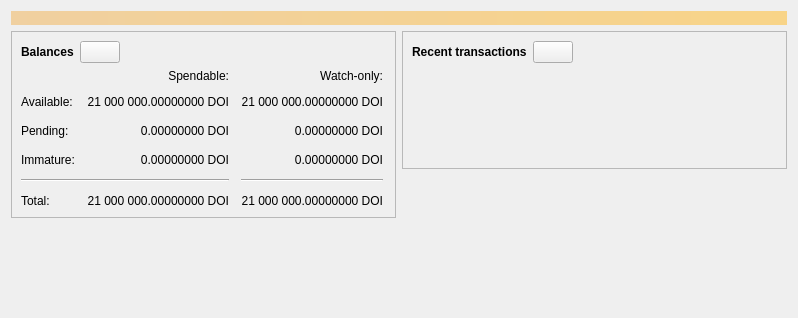
<?xml version="1.0" encoding="UTF-8"?>
<ui version="4.0">
 <class>OverviewPage</class>
 <widget class="QWidget" name="OverviewPage">
  <property name="geometry">
   <rect>
    <x>0</x>
    <y>0</y>
    <width>798</width>
    <height>318</height>
   </rect>
  </property>
  <property name="windowTitle">
   <string>Form</string>
  </property>
  <layout class="QVBoxLayout" name="topLayout">
   <item>
    <widget class="QLabel" name="labelAlerts">
     <property name="visible">
      <bool>false</bool>
     </property>
     <property name="styleSheet">
      <string notr="true">QLabel { background-color: qlineargradient(x1: 0, y1: 0, x2: 1, y2: 0, stop:0 #F0D0A0, stop:1 #F8D488); color:#000000; }</string>
     </property>
     <property name="wordWrap">
      <bool>true</bool>
     </property>
     <property name="margin">
      <number>3</number>
     </property>
     <property name="textInteractionFlags">
      <set>Qt::TextSelectableByMouse</set>
     </property>
    </widget>
   </item>
   <item>
    <layout class="QHBoxLayout" name="horizontalLayout" stretch="1,1">
     <item>
      <layout class="QVBoxLayout" name="verticalLayout_2">
       <item>
        <widget class="QFrame" name="frame">
         <property name="frameShape">
          <enum>QFrame::StyledPanel</enum>
         </property>
         <property name="frameShadow">
          <enum>QFrame::Raised</enum>
         </property>
         <layout class="QVBoxLayout" name="verticalLayout_4">
          <item>
           <layout class="QHBoxLayout" name="horizontalLayout_4">
            <item>
             <widget class="QLabel" name="label_5">
              <property name="font">
               <font>
                <weight>75</weight>
                <bold>true</bold>
               </font>
              </property>
              <property name="text">
               <string>Balances</string>
              </property>
             </widget>
            </item>
            <item>
             <widget class="QPushButton" name="labelWalletStatus">
              <property name="enabled">
               <bool>true</bool>
              </property>
              <property name="maximumSize">
               <size>
                <width>45</width>
                <height>16777215</height>
               </size>
              </property>
              <property name="toolTip">
               <string>The displayed information may be out of date. Your wallet automatically synchronizes with the Namecoin network after a connection is established, but this process has not completed yet.</string>
              </property>
              <property name="text">
               <string/>
              </property>
              <property name="icon">
               <iconset resource="../bitcoin.qrc">
                <normaloff>:/icons/warning</normaloff>
                <disabledoff>:/icons/warning</disabledoff>:/icons/warning</iconset>
              </property>
              <property name="iconSize">
               <size>
                <width>24</width>
                <height>24</height>
               </size>
              </property>
             </widget>
            </item>
            <item>
             <spacer name="horizontalSpacer_3">
              <property name="orientation">
               <enum>Qt::Horizontal</enum>
              </property>
              <property name="sizeHint" stdset="0">
               <size>
                <width>40</width>
                <height>20</height>
               </size>
              </property>
             </spacer>
            </item>
           </layout>
          </item>
          <item>
           <layout class="QGridLayout" name="gridLayout">
            <property name="spacing">
             <number>12</number>
            </property>
            <item row="2" column="2">
             <widget class="QLabel" name="labelWatchPending">
              <property name="cursor">
               <cursorShape>IBeamCursor</cursorShape>
              </property>
              <property name="toolTip">
               <string>Unconfirmed transactions to watch-only addresses</string>
              </property>
              <property name="text">
               <string notr="true">0.00000000 DOI</string>
              </property>
              <property name="alignment">
               <set>Qt::AlignRight|Qt::AlignTrailing|Qt::AlignVCenter</set>
              </property>
              <property name="textInteractionFlags">
               <set>Qt::LinksAccessibleByMouse|Qt::TextSelectableByKeyboard|Qt::TextSelectableByMouse</set>
              </property>
             </widget>
            </item>
            <item row="2" column="1">
             <widget class="QLabel" name="labelUnconfirmed">
              <property name="cursor">
               <cursorShape>IBeamCursor</cursorShape>
              </property>
              <property name="toolTip">
               <string>Total of transactions that have yet to be confirmed, and do not yet count toward the spendable balance</string>
              </property>
              <property name="text">
               <string notr="true">0.00000000 DOI</string>
              </property>
              <property name="alignment">
               <set>Qt::AlignRight|Qt::AlignTrailing|Qt::AlignVCenter</set>
              </property>
              <property name="textInteractionFlags">
               <set>Qt::LinksAccessibleByMouse|Qt::TextSelectableByKeyboard|Qt::TextSelectableByMouse</set>
              </property>
             </widget>
            </item>
            <item row="3" column="2">
             <widget class="QLabel" name="labelWatchImmature">
              <property name="cursor">
               <cursorShape>IBeamCursor</cursorShape>
              </property>
              <property name="toolTip">
               <string>Mined balance in watch-only addresses that has not yet matured</string>
              </property>
              <property name="text">
               <string notr="true">0.00000000 DOI</string>
              </property>
              <property name="alignment">
               <set>Qt::AlignRight|Qt::AlignTrailing|Qt::AlignVCenter</set>
              </property>
              <property name="textInteractionFlags">
               <set>Qt::LinksAccessibleByMouse|Qt::TextSelectableByKeyboard|Qt::TextSelectableByMouse</set>
              </property>
             </widget>
            </item>
            <item row="4" column="0" colspan="2">
             <widget class="Line" name="line">
              <property name="orientation">
               <enum>Qt::Horizontal</enum>
              </property>
             </widget>
            </item>
            <item row="4" column="2">
             <widget class="Line" name="lineWatchBalance">
              <property name="sizePolicy">
               <sizepolicy hsizetype="Preferred" vsizetype="Fixed">
                <horstretch>0</horstretch>
                <verstretch>0</verstretch>
               </sizepolicy>
              </property>
              <property name="minimumSize">
               <size>
                <width>140</width>
                <height>0</height>
               </size>
              </property>
              <property name="orientation">
               <enum>Qt::Horizontal</enum>
              </property>
             </widget>
            </item>
            <item row="5" column="0">
             <widget class="QLabel" name="labelTotalText">
              <property name="text">
               <string>Total:</string>
              </property>
             </widget>
            </item>
            <item row="3" column="1">
             <widget class="QLabel" name="labelImmature">
              <property name="cursor">
               <cursorShape>IBeamCursor</cursorShape>
              </property>
              <property name="toolTip">
               <string>Mined balance that has not yet matured</string>
              </property>
              <property name="text">
               <string notr="true">0.00000000 DOI</string>
              </property>
              <property name="alignment">
               <set>Qt::AlignRight|Qt::AlignTrailing|Qt::AlignVCenter</set>
              </property>
              <property name="textInteractionFlags">
               <set>Qt::LinksAccessibleByMouse|Qt::TextSelectableByKeyboard|Qt::TextSelectableByMouse</set>
              </property>
             </widget>
            </item>
            <item row="2" column="3">
             <spacer name="horizontalSpacer_2">
              <property name="orientation">
               <enum>Qt::Horizontal</enum>
              </property>
              <property name="sizeHint" stdset="0">
               <size>
                <width>40</width>
                <height>20</height>
               </size>
              </property>
             </spacer>
            </item>
            <item row="3" column="0">
             <widget class="QLabel" name="labelImmatureText">
              <property name="text">
               <string>Immature:</string>
              </property>
             </widget>
            </item>
            <item row="5" column="1">
             <widget class="QLabel" name="labelTotal">
              <property name="cursor">
               <cursorShape>IBeamCursor</cursorShape>
              </property>
              <property name="toolTip">
               <string>Your current total balance</string>
              </property>
              <property name="text">
               <string notr="true">21 000 000.00000000 DOI</string>
              </property>
              <property name="alignment">
               <set>Qt::AlignRight|Qt::AlignTrailing|Qt::AlignVCenter</set>
              </property>
              <property name="textInteractionFlags">
               <set>Qt::LinksAccessibleByMouse|Qt::TextSelectableByKeyboard|Qt::TextSelectableByMouse</set>
              </property>
             </widget>
            </item>
            <item row="5" column="2">
             <widget class="QLabel" name="labelWatchTotal">
              <property name="cursor">
               <cursorShape>IBeamCursor</cursorShape>
              </property>
              <property name="toolTip">
               <string>Current total balance in watch-only addresses</string>
              </property>
              <property name="text">
               <string notr="true">21 000 000.00000000 DOI</string>
              </property>
              <property name="alignment">
               <set>Qt::AlignRight|Qt::AlignTrailing|Qt::AlignVCenter</set>
              </property>
              <property name="textInteractionFlags">
               <set>Qt::LinksAccessibleByMouse|Qt::TextSelectableByKeyboard|Qt::TextSelectableByMouse</set>
              </property>
             </widget>
            </item>
            <item row="0" column="2">
             <widget class="QLabel" name="labelWatchonly">
              <property name="text">
               <string>Watch-only:</string>
              </property>
              <property name="alignment">
               <set>Qt::AlignRight|Qt::AlignTrailing|Qt::AlignVCenter</set>
              </property>
             </widget>
            </item>
            <item row="1" column="0">
             <widget class="QLabel" name="labelBalanceText">
              <property name="text">
               <string>Available:</string>
              </property>
             </widget>
            </item>
            <item row="1" column="1">
             <widget class="QLabel" name="labelBalance">
              <property name="cursor">
               <cursorShape>IBeamCursor</cursorShape>
              </property>
              <property name="toolTip">
               <string>Your current spendable balance</string>
              </property>
              <property name="text">
               <string notr="true">21 000 000.00000000 DOI</string>
              </property>
              <property name="alignment">
               <set>Qt::AlignRight|Qt::AlignTrailing|Qt::AlignVCenter</set>
              </property>
              <property name="textInteractionFlags">
               <set>Qt::LinksAccessibleByMouse|Qt::TextSelectableByKeyboard|Qt::TextSelectableByMouse</set>
              </property>
             </widget>
            </item>
            <item row="1" column="2">
             <widget class="QLabel" name="labelWatchAvailable">
              <property name="cursor">
               <cursorShape>IBeamCursor</cursorShape>
              </property>
              <property name="toolTip">
               <string>Your current balance in watch-only addresses</string>
              </property>
              <property name="text">
               <string notr="true">21 000 000.00000000 DOI</string>
              </property>
              <property name="alignment">
               <set>Qt::AlignRight|Qt::AlignTrailing|Qt::AlignVCenter</set>
              </property>
              <property name="textInteractionFlags">
               <set>Qt::LinksAccessibleByMouse|Qt::TextSelectableByKeyboard|Qt::TextSelectableByMouse</set>
              </property>
             </widget>
            </item>
            <item row="2" column="0">
             <widget class="QLabel" name="labelPendingText">
              <property name="text">
               <string>Pending:</string>
              </property>
             </widget>
            </item>
            <item row="0" column="1">
             <widget class="QLabel" name="labelSpendable">
              <property name="text">
               <string>Spendable:</string>
              </property>
              <property name="alignment">
               <set>Qt::AlignRight|Qt::AlignTrailing|Qt::AlignVCenter</set>
              </property>
             </widget>
            </item>
           </layout>
          </item>
         </layout>
        </widget>
       </item>
       <item>
        <spacer name="verticalSpacer">
         <property name="orientation">
          <enum>Qt::Vertical</enum>
         </property>
         <property name="sizeHint" stdset="0">
          <size>
           <width>20</width>
           <height>40</height>
          </size>
         </property>
        </spacer>
       </item>
      </layout>
     </item>
     <item>
      <layout class="QVBoxLayout" name="verticalLayout_3">
       <item>
        <widget class="QFrame" name="frame_2">
         <property name="frameShape">
          <enum>QFrame::StyledPanel</enum>
         </property>
         <property name="frameShadow">
          <enum>QFrame::Raised</enum>
         </property>
         <layout class="QVBoxLayout" name="verticalLayout">
          <item>
           <layout class="QHBoxLayout" name="horizontalLayout_2">
            <item>
             <widget class="QLabel" name="label_4">
              <property name="font">
               <font>
                <weight>75</weight>
                <bold>true</bold>
               </font>
              </property>
              <property name="text">
               <string>Recent transactions</string>
              </property>
             </widget>
            </item>
            <item>
             <widget class="QPushButton" name="labelTransactionsStatus">
              <property name="enabled">
               <bool>true</bool>
              </property>
              <property name="maximumSize">
               <size>
                <width>45</width>
                <height>16777215</height>
               </size>
              </property>
              <property name="toolTip">
               <string>The displayed information may be out of date. Your wallet automatically synchronizes with the Namecoin network after a connection is established, but this process has not completed yet.</string>
              </property>
              <property name="text">
               <string/>
              </property>
              <property name="icon">
               <iconset resource="../bitcoin.qrc">
                <normaloff>:/icons/warning</normaloff>
                <disabledoff>:/icons/warning</disabledoff>:/icons/warning</iconset>
              </property>
              <property name="iconSize">
               <size>
                <width>24</width>
                <height>24</height>
               </size>
              </property>
             </widget>
            </item>
            <item>
             <spacer name="horizontalSpacer">
              <property name="orientation">
               <enum>Qt::Horizontal</enum>
              </property>
              <property name="sizeHint" stdset="0">
               <size>
                <width>40</width>
                <height>20</height>
               </size>
              </property>
             </spacer>
            </item>
           </layout>
          </item>
          <item>
           <widget class="TransactionOverviewWidget" name="listTransactions">
            <property name="styleSheet">
             <string notr="true">QListView { background: transparent; }</string>
            </property>
            <property name="frameShape">
             <enum>QFrame::NoFrame</enum>
            </property>
            <property name="verticalScrollBarPolicy">
             <enum>Qt::ScrollBarAlwaysOff</enum>
            </property>
            <property name="horizontalScrollBarPolicy">
             <enum>Qt::ScrollBarAlwaysOff</enum>
            </property>
            <property name="sizeAdjustPolicy">
             <enum>QAbstractScrollArea::AdjustToContents</enum>
            </property>
            <property name="selectionMode">
             <enum>QAbstractItemView::NoSelection</enum>
            </property>
            <property name="uniformItemSizes">
             <bool>true</bool>
            </property>
           </widget>
          </item>
         </layout>
        </widget>
       </item>
       <item>
        <spacer name="verticalSpacer_2">
         <property name="orientation">
          <enum>Qt::Vertical</enum>
         </property>
         <property name="sizeHint" stdset="0">
          <size>
           <width>20</width>
           <height>40</height>
          </size>
         </property>
        </spacer>
       </item>
      </layout>
     </item>
    </layout>
   </item>
  </layout>
 </widget>
 <customwidgets>
  <customwidget>
   <class>TransactionOverviewWidget</class>
   <extends>QListView</extends>
   <header>qt/transactionoverviewwidget.h</header>
  </customwidget>
 </customwidgets>
 <resources/>
 <connections/>
</ui>
